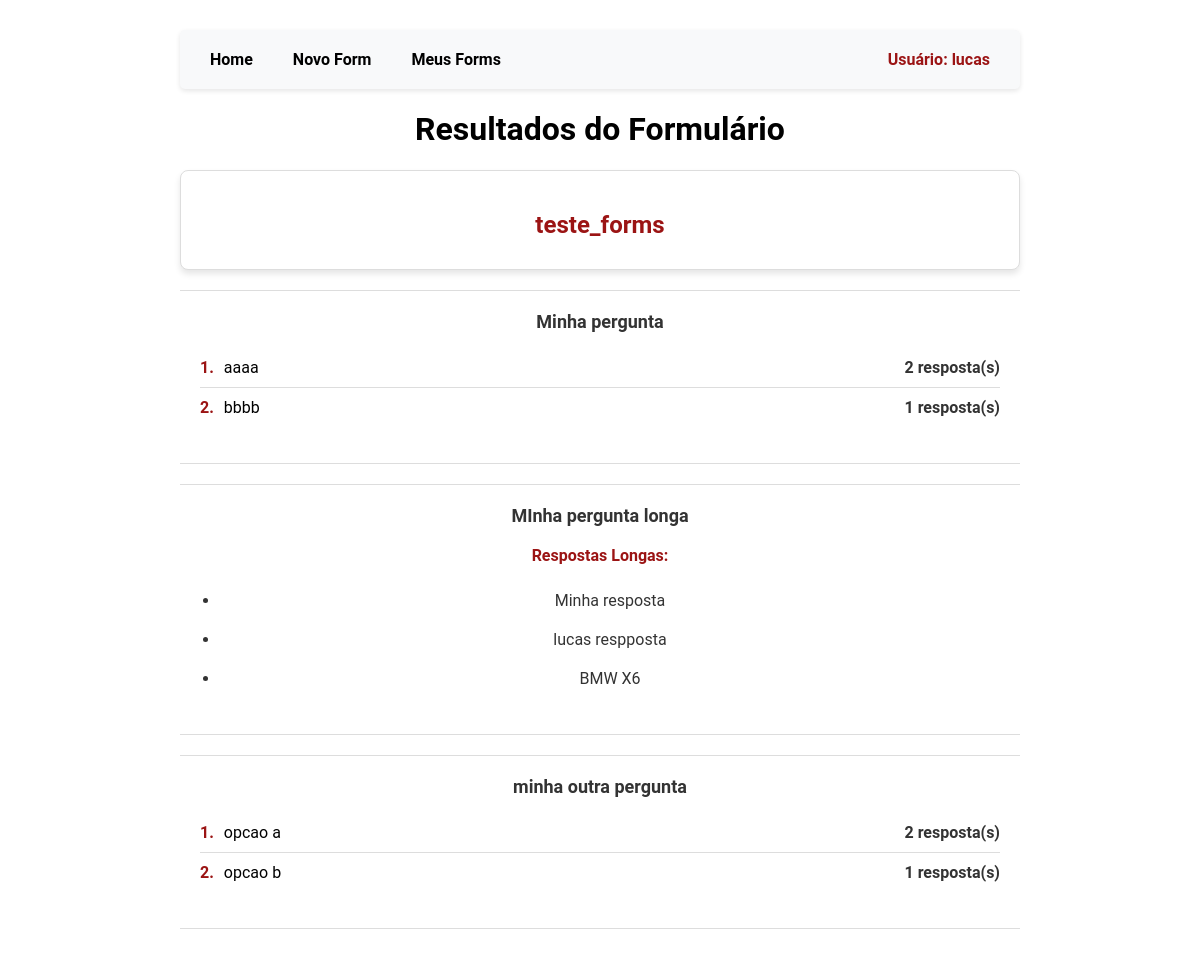
/form_result/30/ (signed in), run on the app's committed database.
### ExtremeFormsApp/models.py (models this page shows, shortened)
class QuestionList(models.Model):
    name = models.CharField(max_length=200)
    description = models.TextField(blank=True)
    shareable_link = models.CharField(max_length=200, blank=True)
    user = models.ForeignKey(User, on_delete=models.CASCADE)
    created_at = models.DateTimeField(default=timezone.now)
    updated_at = models.DateTimeField(default=timezone.now)
    form_link = models.URLField(blank=True, null=True)  # New field for form link

class Question(models.Model):
    QUESTION_TYPES = [
        ('title', 'Title'),
        ('multiple_choice', 'Multiple Choice'),
        ('long_answer', 'Long Answer'),
    ]
    question_list = models.ForeignKey(QuestionList, related_name='questions', on_delete=models.CASCADE, null=True)
    text = models.CharField(max_length=200, default='')
    question_type = models.CharField(max_length=20, choices=QUESTION_TYPES, default='multiple_choice')
    multiple_choice_options = models.JSONField(blank=True, null=True, default=dict)
    created_at = models.DateTimeField(default=timezone.now)
    updated_at = models.DateTimeField(default=timezone.now)

class Answer(models.Model):
    question = models.ForeignKey(Question, on_delete=models.CASCADE)
    multiple_choice_answer = models.CharField(max_length=100, blank=True, null=True)
    long_answer_answer = models.TextField(blank=True, null=True)
    created_at = models.DateTimeField(default=timezone.now)
    updated_at = models.DateTimeField(default=timezone.now)

### ExtremeFormsApp/views.py (the view)
# urls.py: path('form_result/<int:id>/', views.form_result_view, name='form_result'),
@login_required
def form_result_view(request, id):
    question_list = get_object_or_404(QuestionList, id=id)
    questions = question_list.questions.all()
    option_counts = []
    for question in questions:
        if question.question_type == 'multiple_choice':
            options = question.multiple_choice_options.get("options", [])
            question.options = [chr(65 + i) for i in range(len(options))]
            counts = {
                'question_id': question.id,
                'counts': {option: 0 for option in options}
            }
            answers = Answer.objects.filter(question=question)
            for answer in answers:
                if answer.multiple_choice_answer in counts['counts']:
                    counts['counts'][answer.multiple_choice_answer] += 1
            option_counts.append(counts)
    context = {
        'form': question_list,
        'questions': questions,
        'answers': Answer.objects.filter(question__question_list=question_list),  # Ensure this fetches correctly
        'option_counts': option_counts,  # Pass the simplified structure to the template
    }
    print(option_counts)  # Debugging output to verify option counts
    return render(request, 'ExtremeFormsApp/form_result.html', context)

### ExtremeFormsApp/templates/ExtremeFormsApp/form_result.html (shortened to what this page needs)
{% load static %}
<!DOCTYPE html>
<html lang="en">
<head>
    <link rel="stylesheet" href="{% static 'css/ExtremeFormsApp/general.css' %}">
    <link rel="stylesheet" href="{% static 'css/ExtremeFormsApp/new_form.css' %}">
</head>
<body>
    <div class="content">
        {% include 'ExtremeFormsApp/links.html' %}
        <h1>Resultados do Formulário</h1>
        <div class="form-detail">
            <h2>{{ form.name }}</h2>
        </div>
        {% for question in questions %}
            <div class="question-block">
                <strong class="question-title">{{ question.text }}</strong>
                {% if question.question_type == 'multiple_choice' %}
                    <ul class="option-list">
                        {% for count in option_counts %}
                            {% if count.question_id == question.id %}
                                {% for option, qty in count.counts.items %}
                                    <li class="option-item">
                                        <span class="option-letter">{{ forloop.counter }}.</span> {{ option }} <span class="option-qty">{{ qty }} resposta(s)</span>
                                    </li>
                                {% endfor %}
                            {% endif %}
                        {% endfor %}
                    </ul>
                {% elif question.question_type == 'long_answer' %}
                    <h3 class="long-answer-header">Respostas Longas:</h3>
                    <ul class="long-answer-list">
                        {% for answer in answers %}
                            {% if answer.question.id == question.id %}
                                <li class="long-answer-item">{{ answer.long_answer_answer }}</li>
                            {% endif %}
                        {% endfor %}
                    </ul>
                {% endif %}
            </div>
        {% endfor %}
    </div>
</body>
</html>

### ExtremeFormsApp/templates/ExtremeFormsApp/links.html
{% load static %}
<nav class="dev_navbar">
    <a href="/" class="dev_nav-link">Home</a>
    <a href="{% url 'ExtremeFormsApp:new_form' %}" class="dev_nav-link">Novo Form</a>
    <a href="{% url 'ExtremeFormsApp:user_forms' %}" class="dev_nav-link">Meus Forms</a>
    <a href="{% url 'sec-login' %}" class="dev_nav-link user-info" title="Ir para o login">
        {% if user.is_authenticated %}
            Usuário: {{ user.username }}
        {% else %}
            Visitante
        {% endif %}
    </a>
</nav>

### ExtremeFormsApp/static/css/ExtremeFormsApp/general.css (style rules this page uses)
html, body { margin: 0; padding: 0; height: 100%; overflow-y: auto; }
body { font-family: 'Roboto', sans-serif; background-image: url('../../img/ExtremeFormsApp/triangle-mosaic.png'); background-size: cover; background-repeat: no-repeat; background-position: center; display: flex; justify-content: center; align-items: center; min-height: 100vh; }
.content { background-color: #fff; padding: 30px; text-align: center; max-width: 900px; width: 100%; margin: 0 auto; min-height: 100vh; box-sizing: border-box; max-height: 90vh; overflow-y: auto; -ms-overflow-style: none; scrollbar-width: none; }
.dev_navbar { background-color: #f8f9fa; padding: 10px 20px; box-shadow: 0 2px 5px rgba(0, 0, 0, 0.1); display: flex; align-items: center; border-radius: 5px; }
.dev_nav-link { margin-right: 20px; text-decoration: none; color: #000; font-weight: bold; font-size: 16px; transition: color 0.3s, transform 0.2s; display: flex; align-items: center; padding: 10px; }
.dev_nav-link:last-child { margin-right: 0; }
.user-info { margin-left: auto; font-weight: bold; color: #9b1414; display: flex; align-items: center; }

### ExtremeFormsApp/static/css/ExtremeFormsApp/new_form.css (style rules this page uses)
.form-detail { background-color: #ffffff; border: 1px solid #ddd; border-radius: 8px; padding: 20px; box-shadow: 0 4px 6px rgba(0, 0, 0, 0.1); margin-top: 20px; }
.form-detail h2 { color: #9b1414; font-size: 24px; margin-bottom: 10px; }
.question-block { background-color: #ffffff; border-top: 1px solid #ddd; border-bottom: 1px solid #ddd; padding: 20px; width: 100%; margin-top: 20px; box-sizing: border-box; }
.question-title { color: #333; font-size: 18px; font-weight: bold; margin-bottom: 10px; }
.option-list { list-style: none; padding: 0; }
.option-item { display: flex; align-items: center; padding: 10px 0; border-bottom: 1px solid #ddd; }
.option-item:last-child { border-bottom: none; }
.option-letter { font-weight: bold; margin-right: 10px; color: #9b1414; }
.option-qty { margin-left: auto; font-weight: bold; color: #333; }
.long-answer-header { color: #9b1414; font-size: 16px; margin-top: 20px; }
.long-answer-list { list-style-type: disc; padding-left: 20px; }
.long-answer-item { padding: 10px 0; color: #333; }

### data on the page
QuestionList: name "teste_forms"
Question: text "Minha pergunta", counts "aaaa" "bbbb", counts "2" "1"
Question: text "MInha pergunta longa"
Answer: long_answer_answer "Minha resposta"
Answer: long_answer_answer "lucas respposta"
Answer: long_answer_answer "BMW X6"
Question: text "minha outra pergunta", counts "opcao a" "opcao b", counts "2" "1"

### other printed values
{{ user.username }} "lucas"
